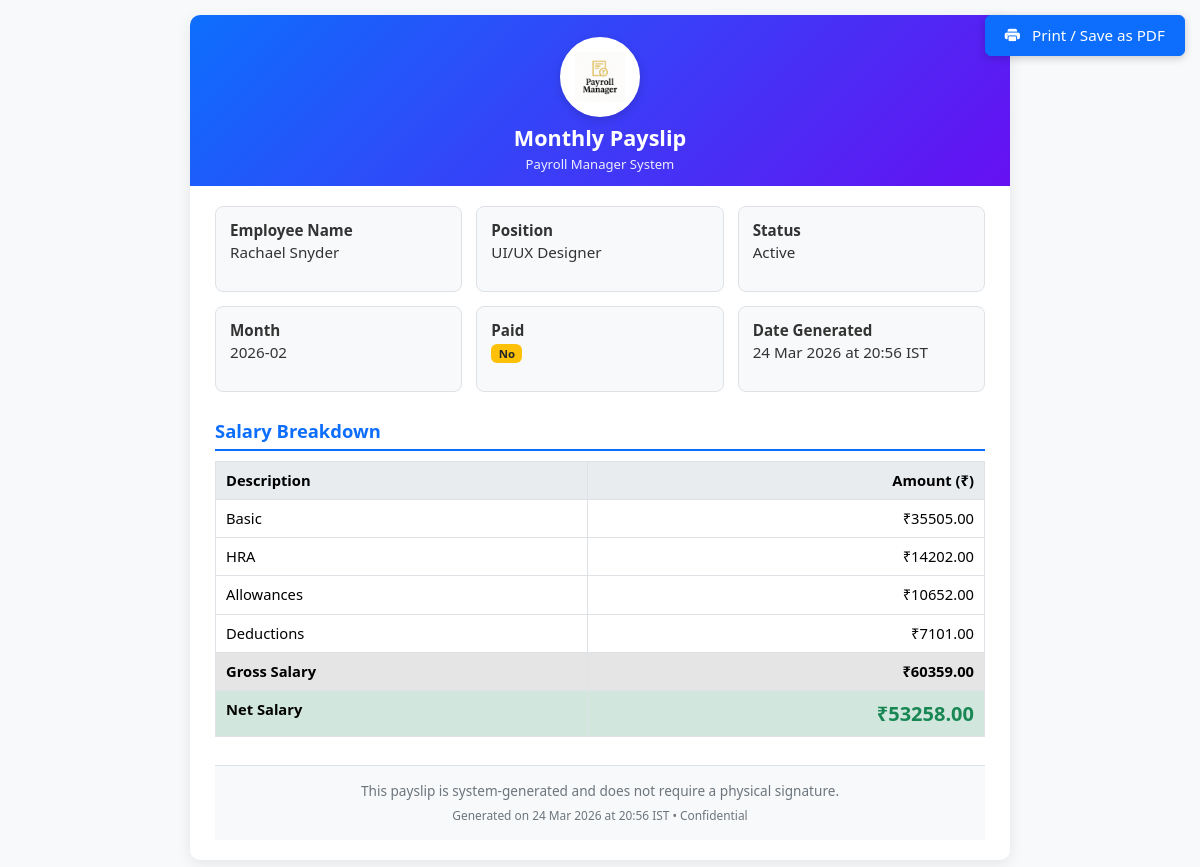
The app's page /preview-payslip/2/ (signed in) with its own data.
### myapp/models.py (models this page shows, shortened)
class Payroll(models.Model):
    structure = models.ForeignKey(SalaryStructure, on_delete=models.CASCADE, related_name='payrolls')
    month = models.CharField(max_length=7, default=now().strftime("%Y-%m"))
    net_salary = models.DecimalField(max_digits=12, decimal_places=2)
    is_paid = models.BooleanField(default=False)
    payslip_pdf = models.FileField(upload_to='payslips/', blank=True, null=True)
    created_at = models.DateTimeField(auto_now_add=True)
    class Meta:
        ordering = ['-created_at']
        verbose_name_plural = "Payrolls"

class SalaryStructure(models.Model):
    employee = models.ForeignKey(Employee, on_delete=models.CASCADE, related_name='salary_structures')
    basic = models.DecimalField(max_digits=12, decimal_places=2)
    hra = models.DecimalField(max_digits=12, decimal_places=2, default=0)
    allowances = models.DecimalField(max_digits=12, decimal_places=2, default=0)
    deductions = models.DecimalField(max_digits=12, decimal_places=2, default=0)
    class Meta:
        verbose_name_plural = "Salary Structures"
    @property
    def gross_salary(self):
        return self.basic + self.hra + self.allowances

class Employee(models.Model):
    STATUS_CHOICES = (
        ('active', 'Active'),
        ('inactive', 'Inactive'),
    )
    full_name = models.CharField(max_length=100)
    position = models.CharField(max_length=100)
    department = models.CharField(max_length=100, default="General")
    salary = models.DecimalField(max_digits=12, decimal_places=2)  # increased precision
    status = models.CharField(max_length=10, choices=STATUS_CHOICES, default='active')
    class Meta:
        ordering = ['full_name']
        verbose_name_plural = "Employees"

### myapp/views.py (the view)
# urls.py: path('preview-payslip/<int:payroll_id>/', my_views.preview_payslip, name='preview_payslip'),
@login_required
def preview_payslip(request, payroll_id):
    payroll = get_object_or_404(Payroll, id=payroll_id)
    role = request.user.profile.role
    if role in ['admin', 'hr'] or payroll.structure.employee.full_name == request.user.get_full_name():
        return render(request, 'payslip.html', {
            'payroll': payroll,
            'now': timezone.now(),
            'request': request,
        })
    return HttpResponseForbidden("🚫 Access denied.")

### templates/payslip.html (shortened to what this page needs)
{% load static %}
<!DOCTYPE html>
<html lang="en">
<head>
    <link href="https://cdn.jsdelivr.net/npm/bootstrap@5.3.3/dist/css/bootstrap.min.css" rel="stylesheet">
    <link rel="stylesheet" href="https://cdn.jsdelivr.net/npm/bootstrap-icons@1.11.3/font/bootstrap-icons.min.css">
</head>
<body>
    <button onclick="window.print()" class="btn btn-primary btn-print">
        <i class="bi bi-printer-fill me-2"></i> Print / Save as PDF
    </button>
    <div class="payslip-card">
        <div class="header">
            <div class="logo-badge">
                <img src="{% static 'myapp/logo.png' %}" alt="Payroll Manager" />
            </div>
            <h5 class="header-title mb-1">Monthly Payslip</h5>
            <p class="header-subtitle">Payroll Manager System</p>
        </div>
        <div class="content">
            <div class="info-grid">
                <div class="info-item">
                    <strong>Employee Name</strong>
                    <p>{{ payroll.structure.employee.full_name }}</p>
                </div>
                <div class="info-item">
                    <strong>Position</strong>
                    <p>{{ payroll.structure.employee.position }}</p>
                </div>
                <div class="info-item">
                    <strong>Status</strong>
                    <p>{{ payroll.structure.employee.status|title }}</p>
                </div>
                <div class="info-item">
                    <strong>Month</strong>
                    <p>{{ payroll.month }}</p>
                </div>
                <div class="info-item">
                    <strong>Paid</strong>
                    <p>
                        {% if payroll.is_paid %}
                            <span class="badge bg-success">Yes</span>
                        {% else %}
                            <span class="badge bg-warning text-dark">No</span>
                        {% endif %}
                    </p>
                </div>
                <div class="info-item">
                    <strong>Date Generated</strong>
                    <p>{{ now|date:"d M Y" }} at {{ now|date:"H:i" }} IST</p>
                </div>
            </div>
            <h5 class="section-title">Salary Breakdown</h5>
            <div class="table-responsive">
                <table class="table table-bordered salary-table">
                    <thead>
                        <tr>
                            <th>Description</th>
                            <th class="text-end">Amount (₹)</th>
                        </tr>
                    </thead>
                    <tbody>
                        <tr><td>Basic</td><td class="text-end">₹{{ payroll.structure.basic|floatformat:2 }}</td></tr>
                        <tr><td>HRA</td><td class="text-end">₹{{ payroll.structure.hra|floatformat:2 }}</td></tr>
                        <tr><td>Allowances</td><td class="text-end">₹{{ payroll.structure.allowances|floatformat:2 }}</td></tr>
                        <tr><td>Deductions</td><td class="text-end">₹{{ payroll.structure.deductions|floatformat:2 }}</td></tr>
                        <tr class="table-active"><td><strong>Gross Salary</strong></td><td class="text-end fw-bold">₹{{ payroll.structure.gross_salary|floatformat:2 }}</td></tr>
                        <tr class="table-success"><td><strong>Net Salary</strong></td><td class="text-end fw-bold text-success fs-5">₹{{ payroll.net_salary|floatformat:2 }}</td></tr>
                    </tbody>
                </table>
            </div>
            <div class="footer-note">
                <p class="mb-1">This payslip is system-generated and does not require a physical signature.</p>
                <small>Generated on {{ now|date:"d M Y" }} at {{ now|date:"H:i" }} IST • Confidential</small>
            </div>
        </div>
    </div>
</body>
</html>

### templates/payslip.html (style rules this page uses)
body { font-family: 'Segoe UI', Tahoma, Geneva, Verdana, sans-serif; background: #f8f9fa; color: #333; margin: 0; padding: 15px; line-height: 1.45; }
html { scrollbar-width: none !important; }
body { -ms-overflow-style: none !important; }
.payslip-card { max-width: 820px; margin: 0 auto; background: white; border-radius: 10px; box-shadow: 0 4px 15px rgba(0,0,0,0.08); overflow: hidden; }
.header { background: linear-gradient(135deg, #0d6efd 0%, #6610f2 100%); color: white; padding: 22px 25px 12px; text-align: center; }
.logo-badge { width: 80px; height: 80px; background: #ffffff !important; border-radius: 50%; margin: 0 auto 8px; display: flex; align-items: center; justify-content: center; box-shadow: 0 3px 10px rgba(0,0,0,0.15); border: 4px solid white; overflow: hidden; }
.logo-badge img { width: 70%; height: 70%; object-fit: contain; }
.header-title { font-size: 1.35rem; font-weight: 700; margin: 0 0 3px; }
.header-subtitle { font-size: 0.82rem; opacity: 0.9; margin: 0; }
.content { padding: 20px 25px; }
.section-title { font-size: 1.15rem; font-weight: 600; color: #0d6efd; margin: 18px 0 10px; padding-bottom: 6px; border-bottom: 2px solid #0d6efd; }
.info-grid { display: grid; grid-template-columns: repeat(auto-fit, minmax(200px, 1fr)); gap: 14px; margin-bottom: 28px; }
.info-item { background: #f8f9fa; padding: 12px 14px; border-radius: 8px; border: 1px solid #dee2e6; font-size: 0.95rem; }
.salary-table { width: 100%; border-collapse: collapse; margin-bottom: 28px; }
.salary-table th, .salary-table td { border: 1px solid #dee2e6; padding: 8px 10px; font-size: 0.92rem; }
.salary-table th { background: #e9ecef; font-weight: bold; }
.salary-table .text-end { text-align: right; }
.footer-note { text-align: center; color: #6c757d; padding: 15px; background: #f8f9fa; border-top: 1px solid #dee2e6; font-size: 0.85rem; }
.btn-print { position: fixed; top: 15px; right: 15px; z-index: 1000; font-size: 0.95rem; padding: 0.5rem 1.2rem; box-shadow: 0 2px 8px rgba(0,0,0,0.2); }

### records on screen
Payroll: structure.employee.full_name "Rachael Snyder", structure.employee.position "UI/UX Designer", structure.employee.status "Active", month "2026-02", structure.basic "35505.00", structure.hra "14202.00", structure.allowances "10652.00", structure.deductions "7101.00", structure.gross_salary "60359.00", net_salary "53258.00"
